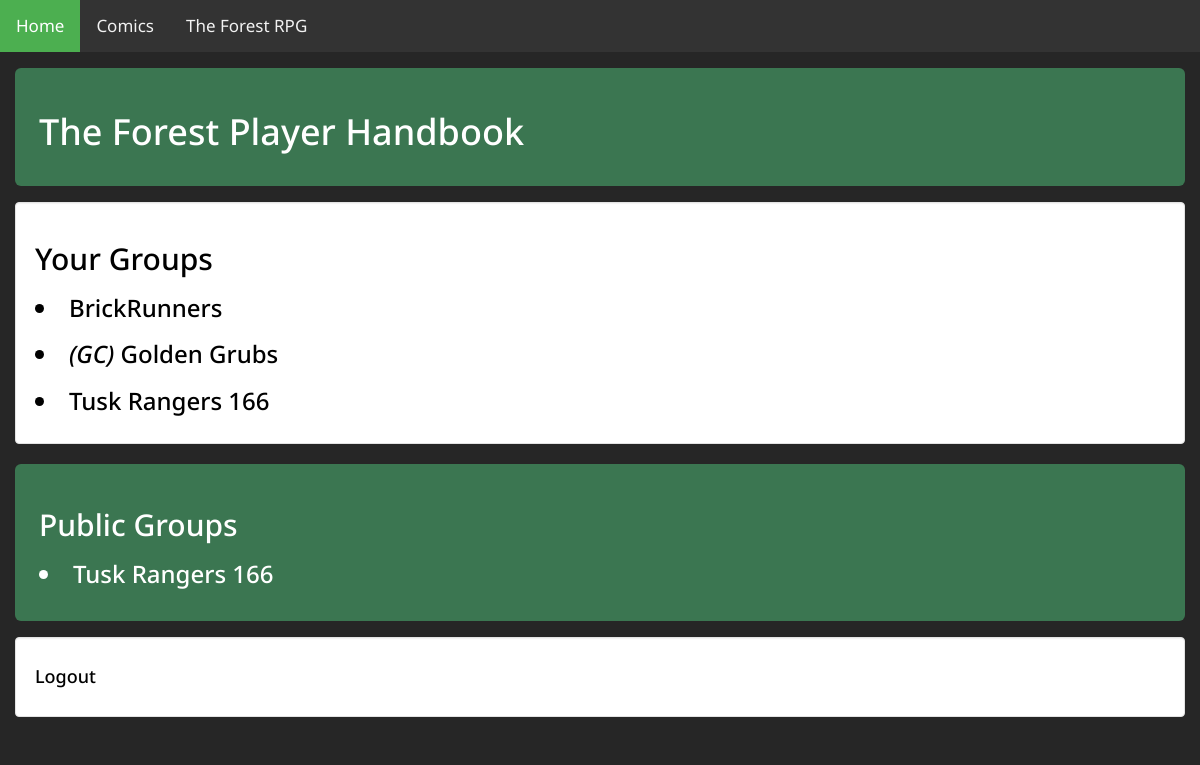
Page /RPG/ (signed in) on the committed database.
### stats/models.py (models this page shows, shortened)
class Group_Access(models.Model):
	PID = models.ForeignKey(Player, on_delete=models.CASCADE)
	GID = models.ForeignKey(Group, on_delete=models.CASCADE)
	IsPlayer = models.BooleanField(default = True)
	IsGC = models.BooleanField(default = False)
	GC_notes = models.CharField(max_length=2000,blank=True, null=True)
	class Meta:
		unique_together = (('PID', 'GID'),)

class Group(models.Model):
	GID = models.AutoField(primary_key=True)
	FID = models.ForeignKey(Faction, on_delete=models.CASCADE)
	Name = models.CharField(max_length=200)
	GC_notes = models.CharField(max_length=2000,blank=True, null=True)

class public_Group(models.Model):
	GID = models.OneToOneField(Group, on_delete=models.CASCADE, primary_key = True)
	IsPublic = models.BooleanField(default = False)
	GC_notes = models.CharField(max_length=2000,blank=True, null=True)

### stats/views.py (the view)
# urls.py: path('', views.index, name='index'),
def index(request):
	publicGroups = public_Group.objects.filter(IsPublic = True).order_by('GID__Name')
	if request.user.is_authenticated:
		uname = request.user.get_username()
		try:
			playA = Player.objects.get(User = request.user)
			PIDin = playA.PID
			accessstats = Group_Access.objects.filter(Q(PID = PIDin) & (Q(IsPlayer = True) | Q(IsGC = True))).order_by('GID__Name')
			context = {'groupAccess': accessstats, 'publicGroups' : publicGroups}
			return render(request, 'stats/index.html', context)
		except Exception as e:
			raise Http404("Error - "+ str(e))
	else:
		context = {'publicGroups' : publicGroups}
		return render(request, 'stats/indexnolog.html',context)

### stats/templates/stats/index.html (shortened to what this page needs)
{% extends 'stats/base.html' %}
{% block content %}
    <div class="container-fluid">
	<div class="well-lg">
		<h1 class="active"> <a href="{% url 'ForestHandbook' %}">The Forest Player Handbook</a></h1>
	</div>
{% if groupAccess %}
	<div class="well">
	<h2>Your Groups</h2>
    {% for Group in groupAccess %}
        <h3><li><a href="group/{{ Group.GID.GID }}">{% if Group.IsGC %}<em>(GC) </em>{% endif %}{{ Group.GID.Name }}</a></li></h3>
    {% endfor %}
    </div>
{% else %}
    <p>No Groups are available.</p>
{% endif %}
{% if publicGroups %}
	<div class="well-lg">
	<h2>Public Groups</h2>
    {% for Group in publicGroups %}
        <h3><li><a href="group/{{ Group.GID.GID }}">{{ Group.GID.Name }}</a></li></h3>
    {% endfor %}
    </div>
{% endif %}
	<div class="well">
        <h4><p><a href="{% url 'logout' %}">Logout</a></p></h4>
    </div>
	</div>
{% endblock %}

### stats/templates/stats/base.html (style rules this page uses)
body { font-family: 'Noto Sans', sans-serif; background: #262626; !important; }
body a { color: White; }
.well-lg { color: ; background-color: #3b7651; //padding: 6px 8px 6px 16px; margin: 16px 0; }
.well { color: black; background-color: white; }
.well a { color: black; }

### rows in the picture
Group_Access: GID.Name "BrickRunners"
Group_Access: IsGC "(GC)", GID.Name "Golden Grubs"
Group_Access: GID.Name "Tusk Rangers 166"
public_Group: GID.Name "Tusk Rangers 166"
